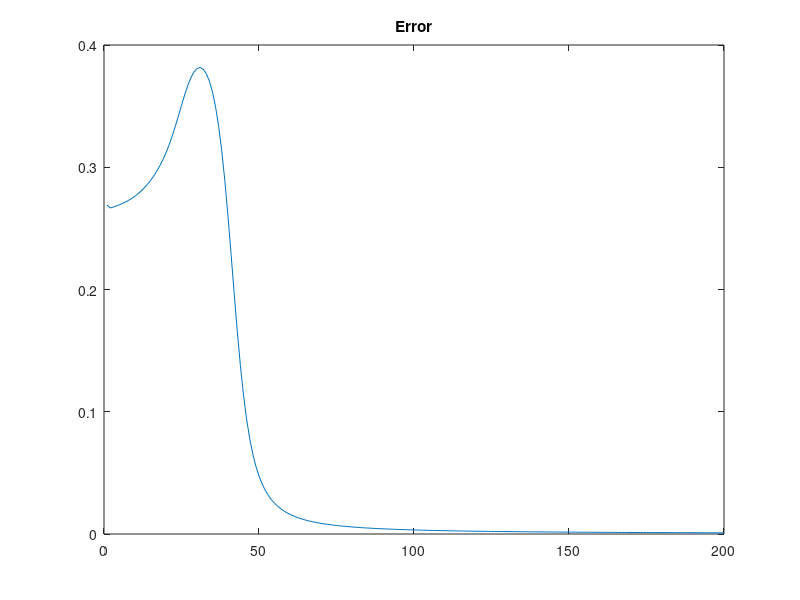

The MATLAB source for this figure:
clear;clc;close all;

s = @(z) 1./(1+exp(-z));
ds = @(z) s(z).*(1-s(z));

X = [0 0;
     0 1;
     1 0;
     1 1]
Y = [0;
     1;
     1;
     0]
 
 W1 = rand(2,2)
 W2 = rand(1,2)
 
 B1 = rand(2,1)
 B2 = rand(1)
    
 index = 1
 
 for epoch = 1:20001
     for i = 1:length(X)

        x0 = X(i,:)';
        t = Y(i);

        x1N = W1*x0 + B1;
        x1 = s(x1N);

        x2N = W2*x1 + B2;
        x2 = s(x2N);

        delta2 = (x2-t)*ds(x2N);
        delta1 = W2'*delta2.*ds(x1N);

        dedw2 = delta2*x1';
        dedw1 = delta1*x0';

        alpha = 0.1;

        W2 = W2 - alpha*dedw2;
        W1 = W1 - alpha*dedw1;

        B2 = B2 - alpha*delta2;
        B1 = B1 - alpha*delta1;

     end
     
     if mod(epoch,100) == 0
         E(index) = norm(x2-t)^2;
         E(index)
         index = index + 1;
         
     end
     
 end
 
 plot(E)
 title("Error")
 Predict = @(I) s(W2*s(W1*I + B1)+B2)
 